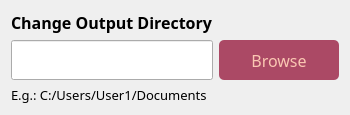
            <widget class="QWidget" name="SettingsPage">
             <property name="sizePolicy">
              <sizepolicy hsizetype="Expanding" vsizetype="Expanding">
               <horstretch>0</horstretch>
               <verstretch>0</verstretch>
              </sizepolicy>
             </property>
             <layout class="QVBoxLayout" name="verticalLayout_6">
              <item>
               <layout class="QGridLayout" name="gridLayout">
                <item row="1" column="1">
                 <widget class="QPushButton" name="BrowseBttn_2">
                  <property name="minimumSize">
                   <size>
                    <width>120</width>
                    <height>40</height>
                   </size>
                  </property>
                  <property name="maximumSize">
                   <size>
                    <width>120</width>
                    <height>70</height>
                   </size>
                  </property>
                  <property name="font">
                   <font>
                    <family>Montserrat</family>
                    <pointsize>12</pointsize>
                   </font>
                  </property>
                  <property name="styleSheet">
                   <string notr="true">QPushButton {
	color: rgb(250, 199, 178);
	border-radius: 5px;	
	background-color: rgb(171, 73, 101);
	border: 0px solid;
}
QPushButton:hover {
	background-color: rgb(213, 72, 89);
}</string>
                  </property>
                  <property name="text">
                   <string>Browse</string>
                  </property>
                 </widget>
                </item>
                <item row="2" column="0">
                 <widget class="QLabel" name="label">
                  <property name="font">
                   <font>
                    <family>Montserrat</family>
                    <pointsize>10</pointsize>
                   </font>
                  </property>
                  <property name="text">
                   <string>E.g.: C:/Users/User1/Documents</string>
                  </property>
                 </widget>
                </item>
                <item row="1" column="0">
                 <widget class="QLineEdit" name="PathLine_2">
                  <property name="minimumSize">
                   <size>
                    <width>0</width>
                    <height>40</height>
                   </size>
                  </property>
                  <property name="maximumSize">
                   <size>
                    <width>750</width>
                    <height>40</height>
                   </size>
                  </property>
                  <property name="font">
                   <font>
                    <family>Montserrat</family>
                    <pointsize>12</pointsize>
                   </font>
                  </property>
                  <property name="layoutDirection">
                   <enum>Qt::LeftToRight</enum>
                  </property>
                  <property name="styleSheet">
                   <string notr="true">color: rgb(250, 199, 178);</string>
                  </property>
                  <property name="inputMask">
                   <string/>
                  </property>
                 </widget>
                </item>
                <item row="0" column="0">
                 <widget class="QLabel" name="label_2">
                  <property name="font">
                   <font>
                    <family>Montserrat</family>
                    <pointsize>12</pointsize>
                    <weight>75</weight>
                    <bold>true</bold>
                   </font>
                  </property>
                  <property name="text">
                   <string>Change Output Directory</string>
                  </property>
                 </widget>
                </item>
               </layout>
              </item>
             </layout>
            </widget>
